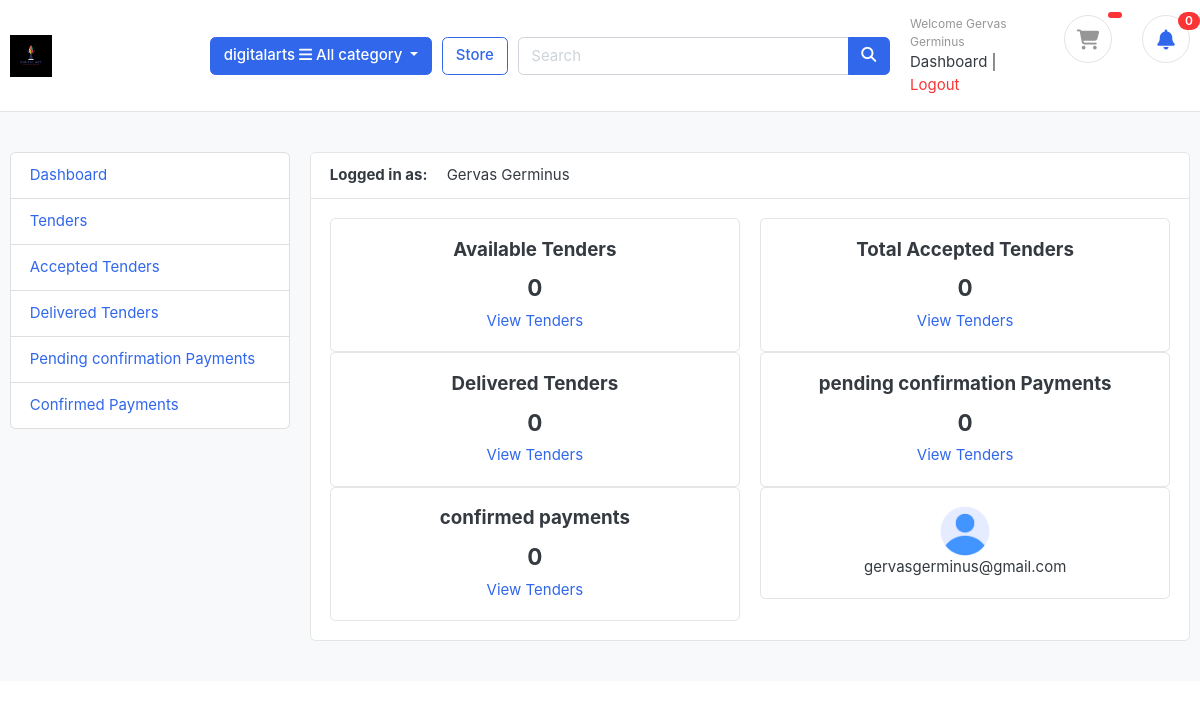
The app's page /supplier/supplier/dashboard/ (signed in) with its own data.
### accounts/models.py (models this page shows, shortened)
class Account(AbstractUser):
    STATUS_CHOICES = [
        ('pending', 'Pending'),
        ('accepted', 'Accepted'),
        ('rejected', 'Rejected'),
    ]
    first_name = models.CharField(max_length=255)
    last_name = models.CharField(max_length=255)
    username = models.CharField(max_length=255, unique=True) # unique=True means that no two users can have the same username
    email = models.EmailField(unique=True) # unique=True means that no two users can have the same email address
    phone_number = models.CharField(max_length=10, validators=[validate_phone_number])
    address = models.CharField(max_length=255, blank=True)
    city = models.CharField(max_length=255, blank=True)
    county = models.CharField(max_length=255, blank=True)
    status = models.CharField(max_length=10, choices=STATUS_CHOICES, default='pending')
    is_vendor = models.BooleanField(default=False)
    USERNAME_FIELD = 'email' # username field
    REQUIRED_FIELDS = ['username', 'first_name', 'last_name'] # required when user is created
    def full_name(self):
        return f"{self.first_name} {self.last_name}"
    class Meta:
        verbose_name = 'Customers'
        verbose_name_plural = 'Customers'

### supplier/views.py (the view)
# urls.py: path('supplier/dashboard/', views.supplier_dashboard, name='supplier_dashboard'),
@login_required
def supplier_dashboard(request):
    total_tenders = TenderRequest.objects.filter(is_active=True, deadline__gt=timezone.now()).count()
    total_responses = TenderResponse.objects.filter(supplier=request.user.id).count()
    total_accepted = TenderResponse.objects.filter(supplier=request.user.id, accepted=True).count()
    total_pending = Payment.objects.filter(tender_response__supplier=request.user.id, status='pending', paid=False).count()
    total_completed = Payment.objects.filter(tender_response__supplier=request.user.id, status='completed').count()
    total_delivered = TenderResponse.objects.filter(supplier=request.user.id, delivered=True).count()
    context = {
        'total_tenders': total_tenders,
        'total_responses': total_responses,
        'total_accepted': total_accepted,
        'total_completed': total_completed,
        'total_pending': total_pending,
        'total_delivered': total_delivered
    }
    return render(request, 'supplier/dashboard.html', context)

### templates/supplier/dashboard.html (shortened to what this page needs)
{% extends 'base.html' %}
{% load static %}
{% block content %}
<section class="section-conten padding-y bg">
  <div class="container">
    <div class="row">
      {% include 'includes/supplier_sidebar.html' %}
      <main class="col-md-9">
        <article class="card">
          <header class="card-header">
            <strong class="d-inline-block mr-3">Logged in as:</strong>
            <span> {{user.full_name}} </span>
          </header>
          <div class="card-body">
            <div class="row">
              <div class="col-md-6">
                <div class="card" style="text-align: center;">
                  <div class="card-body">
                    <h5 class="card-title">Available Tenders</h5>
                    <h4> {{total_tenders}} </h4>
                    <a href="{% url 'tender_list' %}">View Tenders</a>
                  </div>
                </div>
              </div>
              <div class="col-md-6">
                <div class="card" style="text-align: center;">
                  <div class="card-body">
                    <h5 class="card-title">Total Accepted Tenders</h5>
                    <h4> {{total_accepted}} </h4>
                    <a href="{% url 'accepted_tenders_list' %}">View Tenders</a>
                  </div>
                </div>
              </div>
              <div class="col-md-6">
                <div class="card" style="text-align: center;">
                  <div class="card-body">
                    <h5 class="card-title">Delivered Tenders </h5>
                    <h4> {{total_delivered}} </h4>
                    <a href="{% url 'delivered_products' %}">View Tenders</a>
                  </div>
                </div>
              </div>
              <div class="col-md-6">
                <div class="card" style="text-align: center;">
                  <div class="card-body">
                    <h5 class="card-title">pending confirmation Payments </h5>
                    <h4> {{total_pending}} </h4>
                    <a href="{% url 'view_paid_responses' %}">View Tenders</a>
                  </div>
                </div>
              </div>
              <div class="col-md-6">
                <div class="card" style="text-align: center;">
                  <div class="card-body">
                    <h5 class="card-title">confirmed payments </h5>
                    <h4> {{total_completed}} </h4>
                    <a href="{% url 'confirmed_payments' %}">View Tenders</a>
                  </div>
                </div>
              </div>
              <div class="col-md-6">
                <div class="card" style="text-align: center;">
                  <div class="card-body">
                    {% if userprofile.profile_picture %}
                    <img src="{{userprofile.profile_picture.url}}" alt="user profile picture"
                    width="50" height="50"
                    class=" icon rounded-circle" />
                    {% else %}
                    <img src="{% static 'images/avatars/user.png' %}" alt="user profile picture"
                    width="50" height="50"
                    class=" icon rounded-circle" />
                    {% endif %}
                    <p class="mb-0"> {{user.email}} </p>
                  </div>
                </div>
              </div>
            </div>
          </div>
        </article>
      </main>
    </div>
  </div>
</section>
{% endblock %}

### templates/includes/navbar.html (shortened to what this page needs)
{% load static %}
<header class="section-header">
  <section class="header-main border-bottom">
    <div class="container">
      <div class="row align-items-center">
        <div class="col-lg-2 col-md-3 col-6">
          <a href="{% url 'home' %}" class="brand-wrap">
            <img
              class="logo"
              src="{% static 'images/logo.jpg' %}"
              style="width:auto;height:auto;"
              alt="Logo"
            />
          </a>
        </div>
        <div class="col-lg col-sm col-md col-6 flex-grow-0">
          <div class="category-wrap dropdown d-inline-block float-right">
            <button
              type="button"
              class="btn btn-primary dropdown-toggle"
              data-toggle="dropdown"
            >digitalarts
              <i class="fa fa-bars"></i> All category
            </button>
          </div>
        </div>
        <a href="{% url 'store' %}" class="btn btn-outline-primary">Store</a>
        <div class="col-lg col-md-6 col-sm-12 col">
          <form action="{% url 'search' %}" class="search" method="GET">
            <div class="input-group w-100">
              <input
                type="text"
                class="form-control"
                style="width: 60%"
                placeholder="Search"
                name="keyword"
              />
              <div class="input-group-append">
                <button class="btn btn-primary" type="submit">
                  <i class="fa fa-search"></i>
                </button>
              </div>
            </div>
          </form>
        </div>
        <div class="col-lg-3 col-sm-6 col-8 order-2 order-lg-3">
          <div class="d-flex justify-content-end mb-3 mb-lg-0">
            <div class="widget-header">
              <div>
                {% if request.user.is_authenticated %}
                <small class="title text-muted"
                  >Welcome {{ user.first_name }} {{ user.last_name }}</small
                >
                {% if request.user.is_vendor == True %}
                <a href="{% url 'supplier_dashboard' %}">Dashboard</a>
                {% else %}
                <a href="{% url 'dashboard' %}">Dashboard</a>
                {% endif %}
                <span class="dark-transp"> | </span>
                <a class="text-danger" type="" href="{% url 'logout' %}"
                  >Logout</a
                >
                {% else %}
                <small class="title text-muted">Welcome Guest</small>
                <a href="{% url 'login' %}">Sign in</a>
                <span class="dark-transp"> | </span>
                <a href="{% url 'register' %}">Register</a>
                {% endif %}
              </div>
            </div>
            <a href="{% url 'cart' %}" class="widget-header pl-3 ml-3">
              <div class="icon icon-sm rounded-circle border">
                <i class="fa fa-shopping-cart"></i>
              </div>
              <span class="badge badge-pill badge-danger notify">
              </span>
            </a>
            <a href="{% url 'notification_count' %}" class="widget-header pl-3 ml-3">
              <div class="icon icon-sm rounded-circle border">
                <i class="fa fa-bell text-primary"></i>
              </div>
              <span class="badge badge-pill badge-danger notify">
                {{ arrival_count|default:0 }}
              </span>
            </a>
          </div>
        </div>
      </div>
    </div>
  </section>
</header>

### static/css/ui.css (style rules this page uses)
html { font-family: "Inter", sans-serif; font-size: 15px; }
.icon-xs, .icon-sm, .icon-md, .icon-lg { display: inline-block; text-align: center; flex-shrink: 0; flex-grow: 0; }
.icon-sm { width: 48px; height: 48px; line-height: 48px !important; font-size: 20px; }
.padding-y { padding-top: 40px; padding-bottom: 40px; }
article:after, .form-group:after { display: block; clear: both; content: ""; }
.bg { background-color: #f8f9fa; }
.header-main { position: relative; padding-top: 1rem; padding-bottom: 1rem; }
.brand-wrap .logo, .navbar-brand .logo { margin-right: 7px; max-height: 42px; display: inline-block; }
.widget-header { display: inline-block; vertical-align: middle; position: relative; }
.widget-header a { color: #343a40; }
.widget-header i { color: #969696; }
.widget-header .title { display: block; }
.widget-header .notify { position: absolute; top: -3px; right: -10px; }
.notify { position: absolute; top: -4px; right: -10px; display: inline-block; padding: 0.25em 0.6em; font-size: 12px; line-height: 1; text-align: center; border-radius: 3rem; color: #fff; background-color: #fa3434; }

### records on screen
Account: first_name "Gervas", last_name "Germinus", full_name "Gervas Germinus", email "gervasgerminus@gmail.com"

### other values on screen
{{ arrival_count|default:0 }} "0"
{{ total_tenders }} "0"
{{ total_accepted }} "0"
{{ total_delivered }} "0"
{{ total_pending }} "0"
{{ total_completed }} "0"
